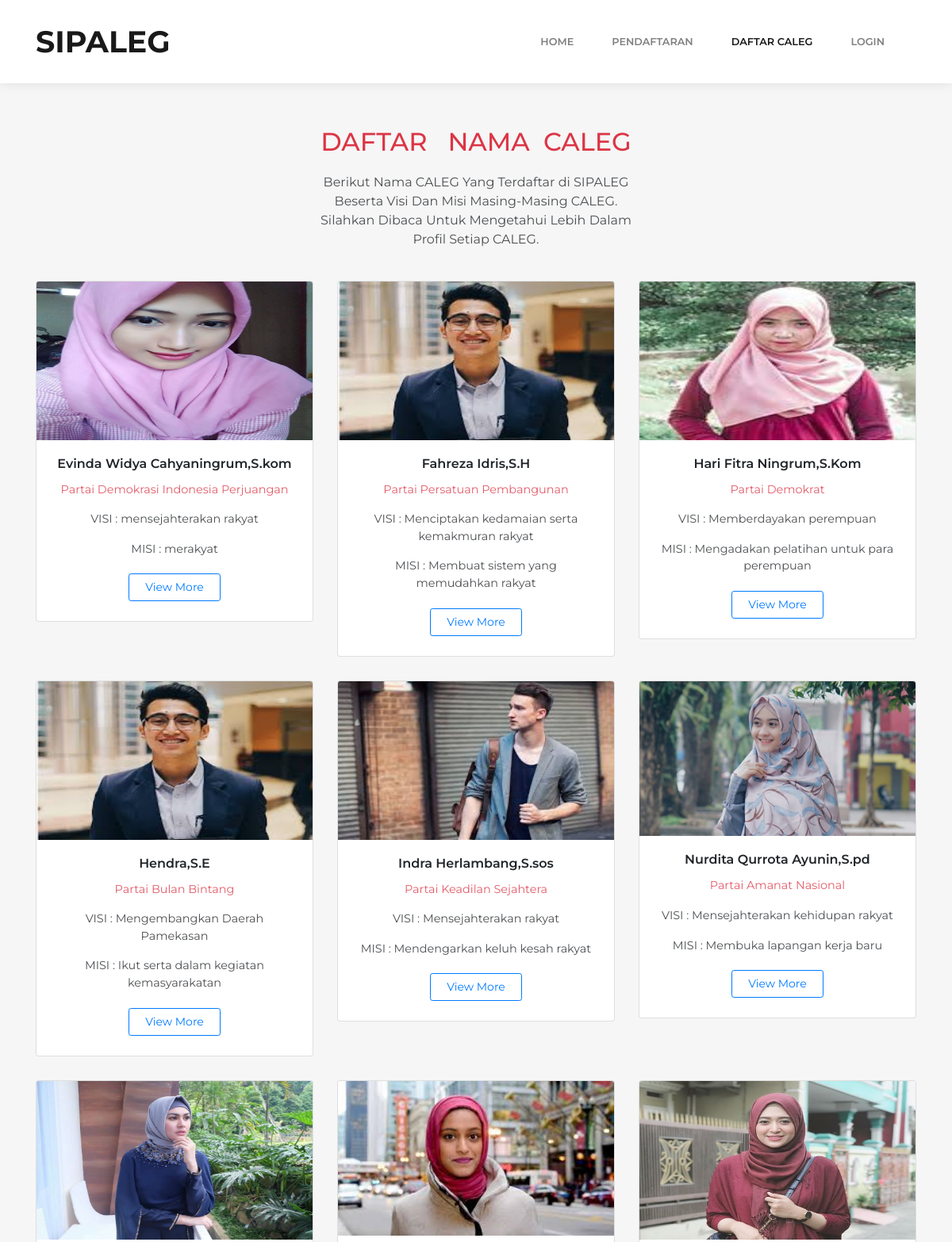
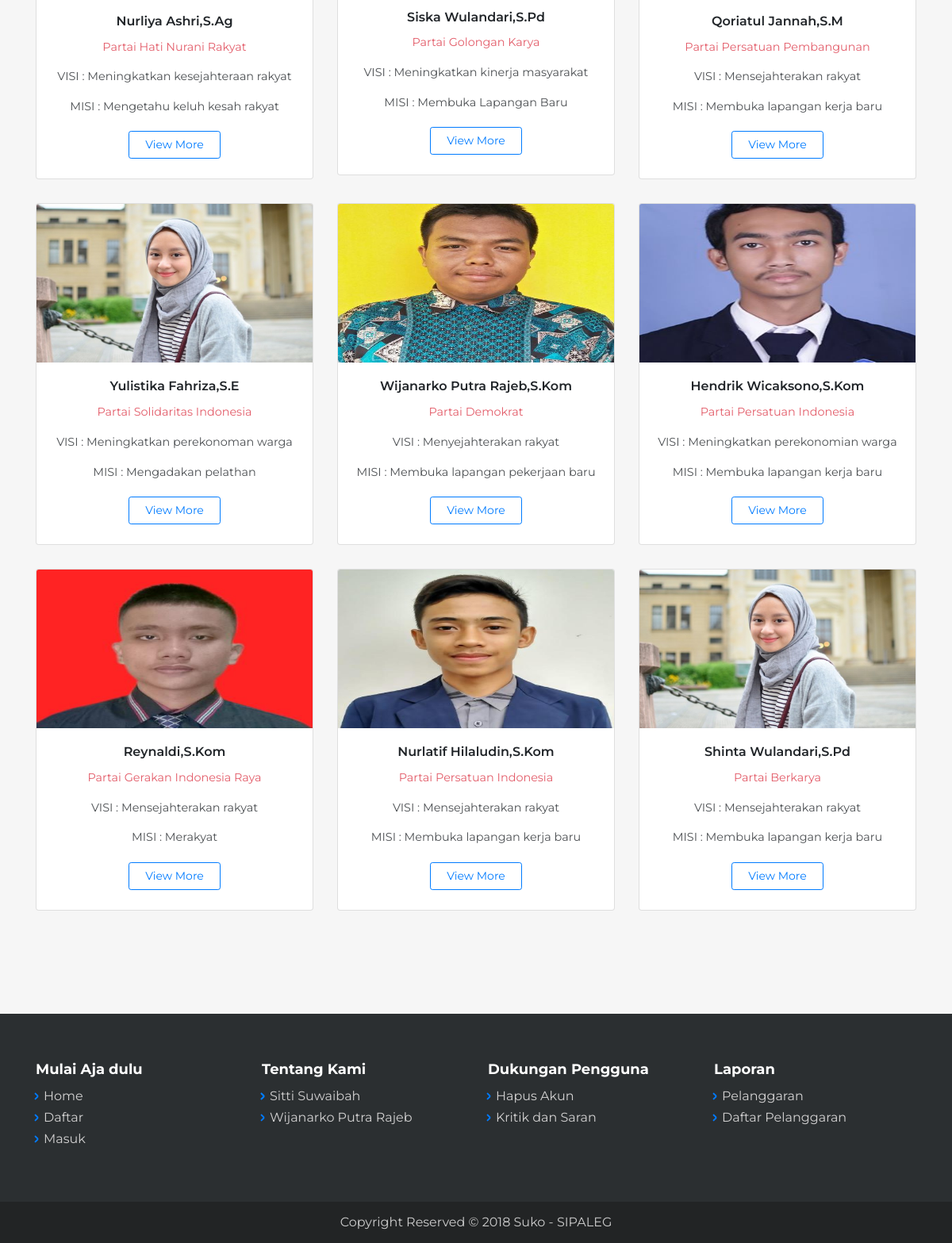
Page /daftar-caleg.php on the committed database (2 pictures, top to bottom).
### tables this page shows
CREATE TABLE `tb_data_caleg` (
  `username` varchar(255) NOT NULL,
  `tanggal_daftar` varchar(255) NOT NULL,
  `id` int(11) NOT NULL,
  `nik` char(16) NOT NULL,
  `nama` varchar(255) NOT NULL,
  `id_partai` int(11) NOT NULL,
  `id_jbt_partai` char(2) NOT NULL,
  `tempat_lahir` varchar(255) NOT NULL,
  `tanggal_lahir` date DEFAULT NULL,
  `id_gender` char(1) NOT NULL,
  `id_agama` char(1) NOT NULL,
  `id_pend` char(1) NOT NULL,
  `pekerjaan` varchar(255) DEFAULT NULL,
  `bidang_pend` varchar(255) NOT NULL,
  `id_kelurahan` char(10) NOT NULL,
  `alamat_ktp` varchar(255) DEFAULT NULL,
  `alamat_tinggal` varchar(255) DEFAULT NULL,
  `telepon` varchar(15) DEFAULT NULL,
  `email` varchar(255) DEFAULT NULL,
  `facebook` varchar(255) DEFAULT NULL,
  `twitter` varchar(255) DEFAULT NULL,
  `instagram` varchar(255) DEFAULT NULL,
  `tingkat_caleg` char(1) DEFAULT NULL,
  `tempat_caleg` varchar(255) DEFAULT NULL,
  `daerah_pilih` varchar(255) NOT NULL,
  `visi` varchar(500) NOT NULL,
  `misi` varchar(1000) NOT NULL,
  `foto` varchar(255) DEFAULT NULL,
  `foto_ktp` varchar(255) NOT NULL,
  `foto_tulisan` varchar(255) NOT NULL
);

CREATE TABLE `tb_partai` (
  `id` int(11) NOT NULL,
  `nama_partai` varchar(40) DEFAULT NULL,
  `foto_partai` varchar(255) DEFAULT NULL
);

### daftar-caleg.php (the view, shortened to what this page needs)
<?php
  require "functions.php";
  $login = sessionChecker();
  $calegs = mysqli_query($conn, "SELECT * FROM tb_data_caleg");
?>
<!DOCTYPE html>
<html>
<head>
    <link rel="stylesheet" href="assets/bootstrap/css/bootstrap.min.css">
    <link rel="stylesheet" href="assets/fonts/simple-line-icons.min.css">
    <link rel="stylesheet" href="https://cdnjs.cloudflare.com/ajax/libs/baguettebox.js/1.10.0/baguetteBox.min.css">
    <link rel="stylesheet" href="assets/css/Navigation-with-Search.css">
    <link rel="stylesheet" href="assets/css/smoothproducts.css">
</head>
<body>
    <nav class="navbar navbar-light navbar-expand-lg fixed-top bg-white clean-navbar">
        <div class="container"><a class="navbar-brand logo" href="/" style="font-weight: bold;font-size: 38px;">SIPALEG</a>
            <div
                class="collapse navbar-collapse" id="navcol-1">
                <ul class="nav navbar-nav ml-auto">
                    <li class="nav-item" role="presentation"><a class="nav-link" href="index">Home</a></li>
                    <li class="nav-item" role="presentation"><a class="nav-link" href="pendaftaran">PENDAFTARAN</a></li>
                    <li class="nav-item" role="presentation"><a class="nav-link active" href="daftar-caleg">DAFTAR CALEG</a></li>
                    <?php if ($login != 1) : ?>
                        <li class="nav-item" role="presentation"><a class="nav-link" href="login">LOGIN</a></li>
                    <?php endif; ?>
                </ul>
        </div>
        </div>
    </nav>
    <main class="page service-page">
        <section class="clean-block clean-services dark">
            <div class="container">
                <div class="block-heading">
                    <h2 class="text-info text-danger">DAFTAR &nbsp; NAMA &nbsp;CALEG</h2>
                    <p>Berikut Nama CALEG Yang Terdaftar di SIPALEG Beserta Visi Dan Misi Masing-Masing CALEG. Silahkan Dibaca Untuk Mengetahui Lebih Dalam Profil Setiap CALEG.</p>
                </div>
                <div class="row">
                  <?php foreach ($calegs as $caleg) :?>
                    <div class="col-md-6 col-lg-4">
                        <div class="card"><img class="card-img-top w-100 d-block" style="max-height: 200px;" src="assets/img/caleg/<?= $caleg['foto'] ?>">
                            <div class="card-body">
                                <h4 class="card-title"><?= $caleg['nama'] ?></h4>
                                <?php $idpartai = $caleg['id_partai']; $partai = mysqli_fetch_assoc(mysqli_query($conn, "SELECT * FROM tb_partai WHERE id='$idpartai'")); ?>
                                <p class="card-text text-danger"><?= $partai['nama_partai'] ?></p>
                                <p class="card-text">VISI : <?= $caleg['visi'] ?></p>
                                <p class="card-text">MISI : <?= $caleg['misi'] ?></p>
                            </div>
                            <div><button class="btn btn-outline-primary btn-sm" type="button"><a href="./detail-caleg?caleg=<?= $caleg['id'] ?>">View More</a></button></div>
                        </div>
                    </div>
                  <?php endforeach; ?>
                </div>
            </div>
        </section>
    </main>
    <footer class="page-footer dark">
        <div class="container">
            <div class="row">
                <div class="col-sm-3">
                    <h5>Mulai Aja dulu</h5>
                    <ul>
                        <li><a href="#">Home</a></li>
                        <li><a href="#">Daftar</a></li>
                        <li><a href="#">Masuk</a></li>
                    </ul>
                </div>
                <div class="col-sm-3">
                    <h5>Tentang Kami</h5>
                    <ul>
                        <li><a href="#">Sitti Suwaibah</a></li>
                        <li><a href="#">Wijanarko Putra Rajeb</a></li>
                    </ul>
                </div>
                <div class="col-sm-3">
                    <h5>Dukungan Pengguna</h5>
                    <ul>
                        <li><a href="#">Hapus Akun</a></li>
                        <li><a href="#">Kritik dan Saran</a></li>
                    </ul>
                </div>
                <div class="col-sm-3">
                    <h5>Laporan</h5>
                    <ul>
                        <li><a href="#">Pelanggaran</a></li>
                        <li><a href="#">Daftar Pelanggaran</a></li>
                    </ul>
                </div>
            </div>
        </div>
        <div class="footer-copyright">
            <p>Copyright Reserved © 2018 Suko - SIPALEG</p>
        </div>
    </footer>
</body>
</html>

### functions.php (shortened to what this page needs)
<?php
  $login = "";
function sessionChecker(){
  global $login;
  return $login;
}
?>
<!DOCTYPE html>
<html lang="en">
<head>
</head>
<body>
</body>
</html>

### assets/css/smoothproducts.css (style rules this page uses)
html, body { height: 100%; width: 100%; }

### rows in the picture
tb_data_caleg: foto (picture), nama "Evinda Widya Cahyaningrum,S.kom", id_partai.nama_partai "Partai Demokrasi Indonesia Perjuangan", visi "mensejahterakan rakyat", misi "merakyat"
tb_data_caleg: foto (picture), nama "Fahreza Idris,S.H", id_partai.nama_partai "Partai Persatuan Pembangunan", visi "Menciptakan kedamaian serta kemakmuran rakyat", misi "Membuat sistem yang memudahkan rakyat"
tb_data_caleg: foto (picture), nama "Hari Fitra Ningrum,S.Kom", id_partai.nama_partai "Partai Demokrat", visi "Memberdayakan perempuan", misi "Mengadakan pelatihan untuk para perempuan"
tb_data_caleg: foto (picture), nama "Hendra,S.E", id_partai.nama_partai "Partai Bulan Bintang", visi "Mengembangkan Daerah Pamekasan", misi "Ikut serta dalam kegiatan kemasyarakatan"
tb_data_caleg: foto (picture), nama "Indra Herlambang,S.sos", id_partai.nama_partai "Partai Keadilan Sejahtera", visi "Mensejahterakan rakyat", misi "Mendengarkan keluh kesah rakyat"
tb_data_caleg: foto (picture), nama "Nurdita Qurrota Ayunin,S.pd", id_partai.nama_partai "Partai Amanat Nasional", visi "Mensejahterakan kehidupan rakyat", misi "Membuka lapangan kerja baru"
tb_data_caleg: foto (picture), nama "Nurliya Ashri,S.Ag", id_partai.nama_partai "Partai Hati Nurani Rakyat", visi "Meningkatkan kesejahteraan rakyat", misi "Mengetahu keluh kesah rakyat"
tb_data_caleg: foto (picture), nama "Siska Wulandari,S.Pd", id_partai.nama_partai "Partai Golongan Karya", visi "Meningkatkan kinerja masyarakat", misi "Membuka Lapangan Baru"
tb_data_caleg: foto (picture), nama "Qoriatul Jannah,S.M", id_partai.nama_partai "Partai Persatuan Pembangunan", visi "Mensejahterakan rakyat", misi "Membuka lapangan kerja baru"
tb_data_caleg: foto (picture), nama "Yulistika Fahriza,S.E", id_partai.nama_partai "Partai Solidaritas Indonesia", visi "Meningkatkan perekonoman warga", misi "Mengadakan pelathan"
tb_data_caleg: foto (picture), nama "Wijanarko Putra Rajeb,S.Kom", id_partai.nama_partai "Partai Demokrat", visi "Menyejahterakan rakyat", misi "Membuka lapangan pekerjaan baru"
tb_data_caleg: foto (picture), nama "Hendrik Wicaksono,S.Kom", id_partai.nama_partai "Partai Persatuan Indonesia", visi "Meningkatkan perekonomian warga", misi "Membuka lapangan kerja baru"
tb_data_caleg: foto (picture), nama "Reynaldi,S.Kom", id_partai.nama_partai "Partai Gerakan Indonesia Raya", visi "Mensejahterakan rakyat", misi "Merakyat"
tb_data_caleg: foto (picture), nama "Nurlatif Hilaludin,S.Kom", id_partai.nama_partai "Partai Persatuan Indonesia", visi "Mensejahterakan rakyat", misi "Membuka lapangan kerja baru"
tb_data_caleg: foto (picture), nama "Shinta Wulandari,S.Pd", id_partai.nama_partai "Partai Berkarya", visi "Mensejahterakan rakyat", misi "Membuka lapangan kerja baru"
